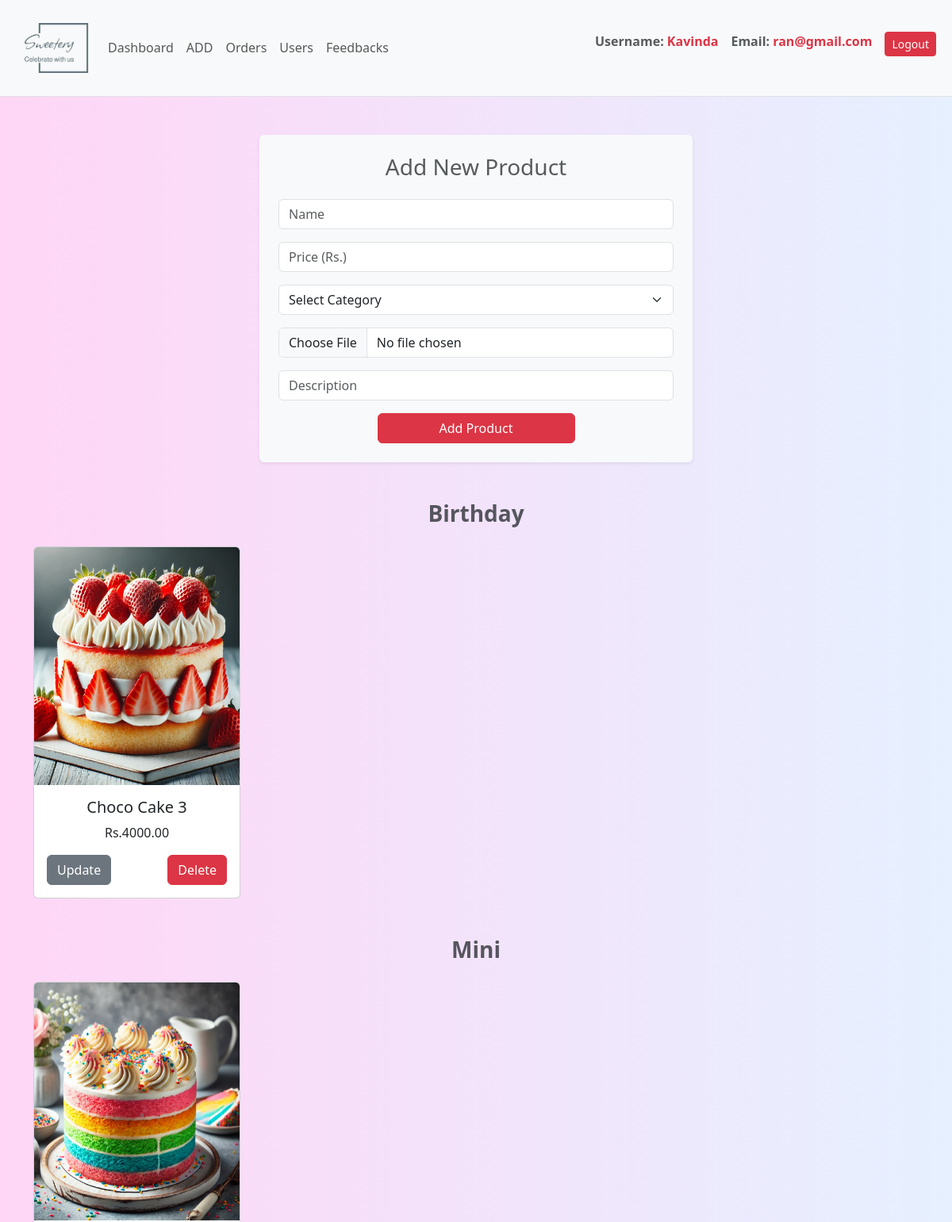
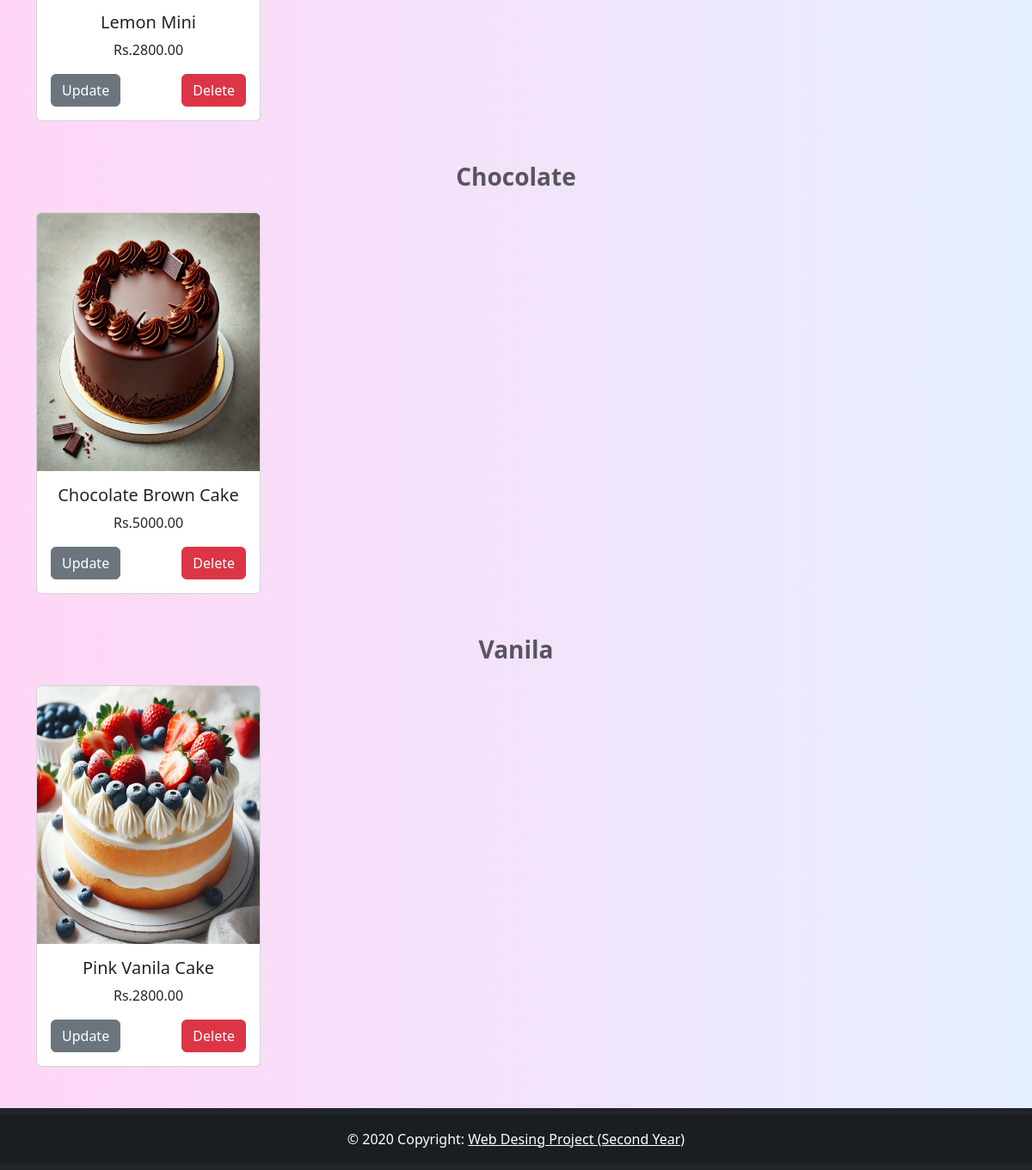
The app's page /admin/admin_products.php (signed in) with its own data (2 pictures, top to bottom).
### tables this page shows
CREATE TABLE `categories` (
  `category_id` int NOT NULL,
  `name` varchar(50) NOT NULL,
  PRIMARY KEY (`category_id`)
);

CREATE TABLE `products` (
  `category_id` int DEFAULT NULL,
  `details` varchar(200) NOT NULL DEFAULT 'Sweet cake for celebrate your moments',
  `id` int NOT NULL AUTO_INCREMENT,
  `image` varchar(200) NOT NULL,
  `name` varchar(200) NOT NULL,
  `price` int NOT NULL,
  PRIMARY KEY (`id`) USING BTREE
);

### admin/admin_products.php (the view, shortened to what this page needs)
<?php
@include '../includes/db.php';
?>
<!DOCTYPE html>
<html lang="en">
<head>
   <link rel="stylesheet" href="../css/admin_page.css">
    <link href="https://cdn.jsdelivr.net/npm/bootstrap@5.3.3/dist/css/bootstrap.min.css" rel="stylesheet">
    <link rel="stylesheet" href="https://cdn.jsdelivr.net/npm/bootstrap-icons@1.11.3/font/bootstrap-icons.min.css">
    <link rel="stylesheet" href="https://cdnjs.cloudflare.com/ajax/libs/font-awesome/5.15.4/css/all.min.css">
</head>
<body class="d-flex flex-column min-vh-100">
<?php @include './includes/admin_nav.php'; ?>
<section class="container my-5">
   <div class="row justify-content-center">
      <div class="col-md-6">
         <form action="" method="POST" enctype="multipart/form-data" class="bg-light p-4 rounded shadow-sm">
            <h3 class="text-center mb-4 text-muted">Add New Product</h3>
            <div class="mb-3">
               <input type="text" class="form-control" required placeholder="Name" name="name" autocomplete="off">
            </div>
            <div class="mb-3">
               <input type="number" min="0" class="form-control" required placeholder="Price (Rs.)" name="price" autocomplete="off">
            </div>
            <div class="mb-3">
               <select name="category_id" class="form-select" required>
                  <option value="">Select Category</option>
               </select>
            </div>
            <div class="mb-3">
               <input type="file" accept="image/jpg, image/jpeg, image/png, image/webp" required class="form-control" name="image" autocomplete="off">
            </div>
            <div class="mb-3">
               <input type="text" class="form-control" required placeholder="Description" name="details" autocomplete="off">
            </div>
            <div class="text-center">
               <input type="submit" value="Add Product" name="add_product" class="btn btn-danger w-50">
            </div>
         </form>
      </div>
   </div>
</section>
<section class="container">
   <?php
   $select_categories = mysqli_query($conn, "SELECT * FROM categories") or die('query failed');
   while ($fetch_categories = mysqli_fetch_assoc($select_categories)) {
      echo '<div class="mb-5">';
      echo '<h2 class="text-center fs-3 mb-4 fw-bold text-muted">' . $fetch_categories['name'] . '</h2>';
      echo '<div class="row g-4">';
      $category_id = $fetch_categories['category_id'];
      $select_products = mysqli_query($conn, "SELECT * FROM products WHERE category_id = $category_id") or die('query failed');
      if (mysqli_num_rows($select_products) > 0) {
         while ($fetch_products = mysqli_fetch_assoc($select_products)) {
            ?>
            <div class="col-sm-6 col-md-4 col-lg-3">
               <div class="card h-100">
                  <img src="../uploaded_img/<?php echo $fetch_products['image']; ?>" class="card-img-top" alt="">
                  <div class="card-body text-center">
                     <h5 class="card-title"><?php echo $fetch_products['name']; ?></h5>
                     <p class="card-text">Rs.<?php echo $fetch_products['price']; ?>.00</p>
                     <div class="d-flex justify-content-between">
                        <a href="./admin_update_product.php?update=<?php echo $fetch_products['id']; ?>" class="btn btn-secondary">Update</a>
                        <a href="admin_products.php?delete=<?php echo $fetch_products['id']; ?>" class="btn btn-danger" onclick="return confirm('Delete this product?');">Delete</a>
                     </div>
                  </div>
               </div>
            </div>
            <?php
         }
      } else {
         echo '<p class="text-center">No products available in this category</p>';
      }
      echo '</div>';
      echo '</div>';
   }
   ?>
</section>
<?php @include './includes/admin_footer.php'; ?>
</body>
</html>

### admin/includes/admin_nav.php (shortened to what this page needs)
<header class="header bg-light border-bottom py-3">
   <div class="container-fluid">
      <nav class="navbar navbar-expand-lg navbar-light">
         <a href="admin_page.php" class="navbar-brand text-decoration-none fw-bold fs-3">
            <img src="./../assest/img/logo-c.png" alt="Logo" class="img-fluid" width="100px" height="20px">
         </a>
         <div class="collapse navbar-collapse justify-content-center" id="navbarNav">
            <ul class="navbar-nav text-center">
               <li class="nav-item">
                  <a href="./admin_page.php" class="nav-link">Dashboard</a>
               </li>
               <li class="nav-item">
                  <a href="./admin_products.php" class="nav-link">ADD</a>
               </li>
               <li class="nav-item">
                  <a href="./admin_orders.php" class="nav-link">Orders</a>
               </li>
               <li class="nav-item">
                  <a href="./admin_users.php" class="nav-link">Users</a>
               </li>
               <li class="nav-item">
                  <a href="admin_contacts.php" class="nav-link">Feedbacks</a>
               </li>
            </ul>
            <ul class="navbar-nav ms-auto text-center m-2">
               <li class="nav-item">
                  <p class="mb-0 text-muted fw-bold">Username: <span class="fw-bold text-danger" style="text-transform: capitalize;"><?php echo $_SESSION['admin_name']; ?></span></p>
               </li>
               <li class="nav-item mx-3">
                  <p class="text-muted fw-bold">Email: <span class="fw-bold text-danger"><?php echo $_SESSION['admin_email']; ?></span></p>
               </li>
               <li class="nav-item">
                  <a href="./functions/admin_logout_fun.php" class="btn btn-danger btn-sm mt-2 mt-lg-0">Logout</a>
               </li>
            </ul>
         </div>
      </nav>
   </div>
</header>

### admin/includes/admin_footer.php
  <footer class="bg-dark text-center text-white py-2 mt-auto">
  <div class="text-center p-3" style="background-color: rgba(0, 0, 0, 0.2);">
    © 2020 Copyright:
    <a class="text-white" href="#">Web Desing Project (Second Year)</a>
  </div>
</footer>

### css/admin_page.css (style rules this page uses)
* { list-style-type: none; }
body { background: linear-gradient(to right, #ffd6f6, #e6f0ff); }
img { height: 300px; }

### records on screen
categories: name "Birthday"
products: image (picture), name "Choco Cake 3", price "4000"
categories: name "Mini"
products: image (picture), name "Lemon Mini", price "2800"
categories: name "Chocolate"
products: image (picture), name "Chocolate Brown Cake", price "5000"
categories: name "Vanila"
products: image (picture), name "Pink Vanila Cake", price "2800"

### other values on screen
$_SESSION['admin_name'] "Kavinda"
$_SESSION['admin_email'] "ran@gmail.com"
